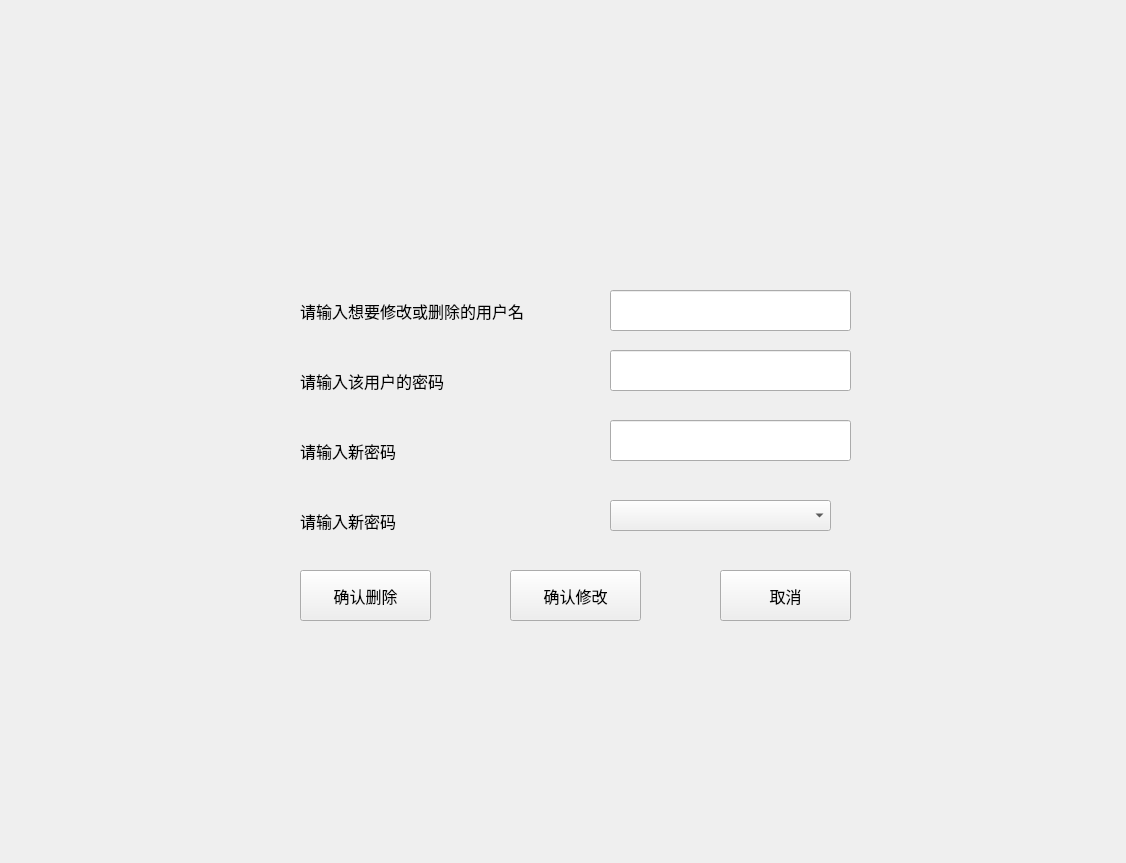
<?xml version="1.0" encoding="UTF-8"?>
<ui version="4.0">
 <class>Form</class>
 <widget class="QWidget" name="Form">
  <property name="geometry">
   <rect>
    <x>0</x>
    <y>0</y>
    <width>1126</width>
    <height>863</height>
   </rect>
  </property>
  <property name="windowTitle">
   <string>Form</string>
  </property>
  <widget class="QLineEdit" name="lineEdit">
   <property name="geometry">
    <rect>
     <x>610</x>
     <y>290</y>
     <width>241</width>
     <height>41</height>
    </rect>
   </property>
  </widget>
  <widget class="QLabel" name="label">
   <property name="geometry">
    <rect>
     <x>300</x>
     <y>290</y>
     <width>281</width>
     <height>41</height>
    </rect>
   </property>
   <property name="font">
    <font>
     <family>Adobe 黑体 Std R</family>
     <pointsize>12</pointsize>
    </font>
   </property>
   <property name="text">
    <string>请输入想要修改或删除的用户名</string>
   </property>
  </widget>
  <widget class="QLabel" name="label_2">
   <property name="geometry">
    <rect>
     <x>300</x>
     <y>360</y>
     <width>281</width>
     <height>41</height>
    </rect>
   </property>
   <property name="font">
    <font>
     <family>Adobe 黑体 Std R</family>
     <pointsize>12</pointsize>
    </font>
   </property>
   <property name="text">
    <string>请输入该用户的密码</string>
   </property>
  </widget>
  <widget class="QLineEdit" name="lineEdit_2">
   <property name="geometry">
    <rect>
     <x>610</x>
     <y>350</y>
     <width>241</width>
     <height>41</height>
    </rect>
   </property>
  </widget>
  <widget class="QPushButton" name="pushButton">
   <property name="geometry">
    <rect>
     <x>300</x>
     <y>570</y>
     <width>131</width>
     <height>51</height>
    </rect>
   </property>
   <property name="font">
    <font>
     <family>Adobe 黑体 Std R</family>
     <pointsize>12</pointsize>
    </font>
   </property>
   <property name="text">
    <string>确认删除</string>
   </property>
  </widget>
  <widget class="QPushButton" name="pushButton_2">
   <property name="geometry">
    <rect>
     <x>720</x>
     <y>570</y>
     <width>131</width>
     <height>51</height>
    </rect>
   </property>
   <property name="font">
    <font>
     <family>Adobe 黑体 Std R</family>
     <pointsize>12</pointsize>
    </font>
   </property>
   <property name="text">
    <string>取消</string>
   </property>
  </widget>
  <widget class="QLabel" name="label_3">
   <property name="geometry">
    <rect>
     <x>300</x>
     <y>430</y>
     <width>281</width>
     <height>41</height>
    </rect>
   </property>
   <property name="font">
    <font>
     <family>Adobe 黑体 Std R</family>
     <pointsize>12</pointsize>
    </font>
   </property>
   <property name="text">
    <string>请输入新密码</string>
   </property>
  </widget>
  <widget class="QLineEdit" name="lineEdit_3">
   <property name="geometry">
    <rect>
     <x>610</x>
     <y>420</y>
     <width>241</width>
     <height>41</height>
    </rect>
   </property>
  </widget>
  <widget class="QPushButton" name="pushButton_3">
   <property name="geometry">
    <rect>
     <x>510</x>
     <y>570</y>
     <width>131</width>
     <height>51</height>
    </rect>
   </property>
   <property name="font">
    <font>
     <family>Adobe 黑体 Std R</family>
     <pointsize>12</pointsize>
    </font>
   </property>
   <property name="text">
    <string>确认修改</string>
   </property>
  </widget>
  <widget class="QLabel" name="label_4">
   <property name="geometry">
    <rect>
     <x>300</x>
     <y>500</y>
     <width>281</width>
     <height>41</height>
    </rect>
   </property>
   <property name="font">
    <font>
     <family>Adobe 黑体 Std R</family>
     <pointsize>12</pointsize>
    </font>
   </property>
   <property name="text">
    <string>请输入新密码</string>
   </property>
  </widget>
  <widget class="QComboBox" name="comboBox">
   <property name="geometry">
    <rect>
     <x>610</x>
     <y>500</y>
     <width>221</width>
     <height>31</height>
    </rect>
   </property>
   <property name="font">
    <font>
     <family>Adobe 黑体 Std R</family>
     <pointsize>12</pointsize>
    </font>
   </property>
   <property name="currentText">
    <string/>
   </property>
  </widget>
 </widget>
 <resources/>
 <connections/>
</ui>
